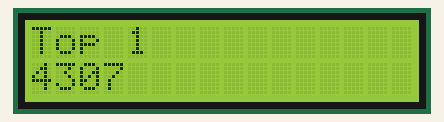
Recording of a sketch running on a simulated Arduino Uno, built with avr-gcc and run on an emulated ATmega328P. Shown: 16×2 character LCD. What the sketch prints to the serial monitor is not drawn.

Above: at 0.2 s.
At 4.2 s:
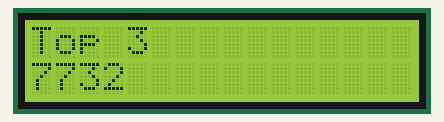
At 8.3 s:
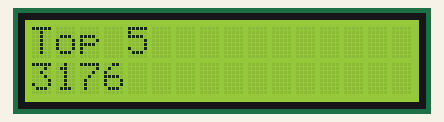
At 18.3 s:
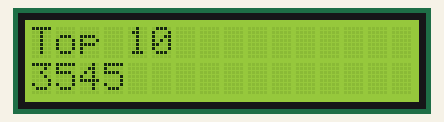
At 28.4 s:
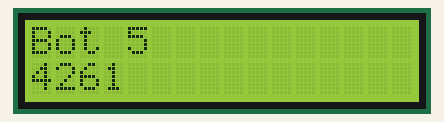
At 38.5 s:
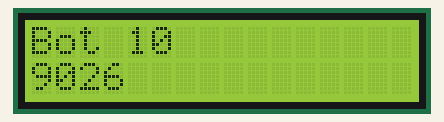

Measured:
- what the display in image 0 shows lasts 2.0 s, from 0.2 s to 2.2 s

The sketch:

LCD.ino
```cpp
#include <LiquidCrystal_I2C.h>
LiquidCrystal_I2C lcd(0x27, 16, 2);

int dataSet[] = {4307, 8195, 7732, 1102, 3176, 3668, 9020, 3105, 6779, 3545, 3388, 8477, 3736, 2715, 9803, 788, 8918, 5022, 870, 4289, 8712, 5149, 2022, 260, 370, 3433, 5991, 7120, 4586, 2173, 9579, 4489, 9046, 8448, 2462, 2586, 309, 8181, 9636, 2613, 2443, 9589, 3349, 7803, 4448, 3120, 6376, 5227, 4841, 6038, 3847, 4750, 8369, 4502, 9216, 8295, 2771, 6595, 3702, 3165, 10000, 3965, 3646, 7069, 2889, 8724, 9873, 6654, 2994, 3054, 5384, 2732, 1742, 1239, 1779, 5695, 6664, 3214, 8994, 7404, 8283, 6599, 8339, 9279, 3588, 1452, 7012, 6807, 4712, 1168, 3415, 2716, 4235, 4119, 4921, 3617, 2705, 2017, 1977, 2161, 9378, 5368, 4915, 5039, 5852, 1838, 1891, 6676, 5309, 6879, 8802, 5226, 6692, 3957, 6861, 3280, 3667, 1513, 8363, 3613, 2763, 9416, 6031, 5547, 7292, 2742, 2307, 7223, 1810, 2219, 8189, 3267, 8392, 9096, 1548, 4311, 3241, 9126, 1425, 6924, 7594, 8696, 4434, 9024, 8904, 7756, 2315, 2187, 8512, 6046, 7315, 5049, 2485, 3456, 8915, 8478, 8753, 8736, 9905, 4911, 4255, 7005, 4139, 5155, 5366, 3195, 9398, 8933, 2276, 5435, 9811, 6899, 1544, 5014, 6927, 9614, 4426, 6345, 3754, 2581, 9092, 8865, 6697, 2389, 8270, 1562, 7342, 6037, 1196, 5051, 9877, 7835, 2236, 6823, 9293, 5787, 8983, 3473, 5238, 6772, 7902, 1195, 5283, 1415, 3926, 4785, 3643, 9155, 1216, 9263, 2578, 4655, 2341, 7895, 9984, 7204, 7564, 4384, 3827, 738, 8185, 2398, 3565, 1256, 5781, 7690, 6609, 7169, 3352, 7937, 4261, 4051, 9198, 2333, 2457, 9026}; // 여기에 1000개의 데이터를 입력해주세요.
int dataSize = sizeof(dataSet) / sizeof(dataSet[0]);

void setup() {
  Serial.begin(9600);
  lcd.init();
  lcd.backlight();

  printData(F("Before Sort: "), 10);
  sortData();
  printData(F("After Sort: "), 10);
}

void loop() {
}

void printData(const __FlashStringHelper* label, int count) {
  Serial.println(label);
  for (int i = 0; i < count; i++) {
    Serial.print(dataSet[i]);
    Serial.print(" ");
  }
  Serial.println();
  for (int i = dataSize - count; i < dataSize; i++) {
    Serial.print(dataSet[i]);
    Serial.print(" ");
  }
  Serial.println();

  lcd.clear();
  lcd.setCursor(0, 0);
  lcd.print(label);
  lcd.setCursor(0, 1);
  lcd.print(F("LCD:"));

  // 첫 10개 출력
  for (int i = 0; i < count; i++) {
    lcd.clear();
    lcd.setCursor(0, 0);
    lcd.print(F("Top "));
    lcd.print(i + 1);
    lcd.setCursor(0, 1);
    lcd.print(dataSet[i]);
    delay(2000);
  }

  // 마지막 10개 출력
  for (int i = dataSize - count; i < dataSize; i++) {
    lcd.clear();
    lcd.setCursor(0, 0);
    lcd.print(F("Bot "));
    lcd.print(i + 1 - dataSize + count);
    lcd.setCursor(0, 1);
    lcd.print(dataSet[i]);
    delay(2000);
  }
}

void sortData() {
  for (int i = 0; i < dataSize - 1; i++) {
    for (int j = 0; j < dataSize - i - 1; j++) {
      if (dataSet[j] > dataSet[j + 1]) {
        int temp = dataSet[j];
        dataSet[j] = dataSet[j + 1];
        dataSet[j + 1] = temp;
      }
    }
  }
}
```
